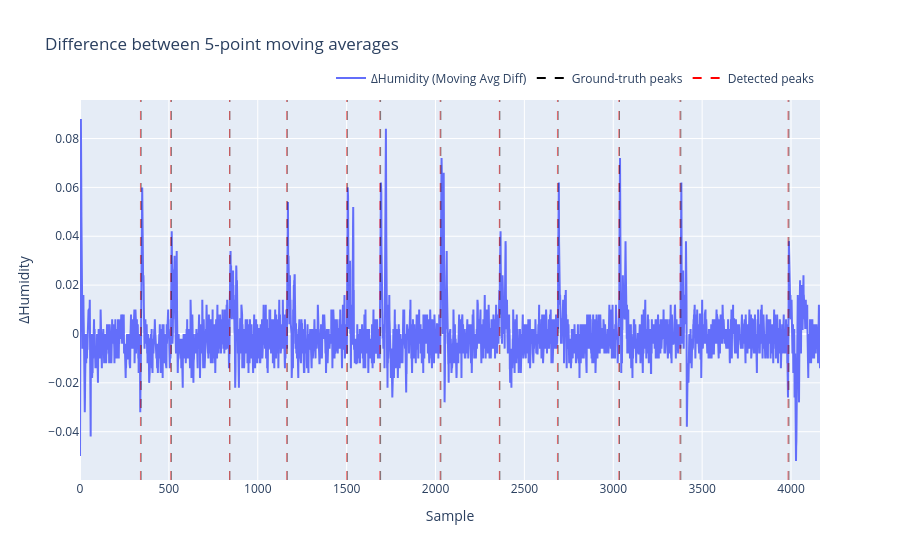

The notebook cell this image was saved under:
### Code cell
# First "derivative" of 5-point moving average + peaks + detected peaks
fig4 = go.Figure()
fig4.add_trace(go.Scatter(y=diff_mean_hum, mode='lines', name='ΔHumidity (Moving Avg Diff)'))

# Traces for legend
fig4.add_trace(go.Scatter(x=[None], y=[None], mode='lines', line=dict(color='black', dash='dash'), name='Ground-truth peaks'))
fig4.add_trace(go.Scatter(x=[None], y=[None], mode='lines', line=dict(color='red', dash='dash'), name='Detected peaks'))

fig4.update_layout(title='Difference between 5-point moving averages', xaxis_title='Sample', yaxis_title='ΔHumidity',
				       legend=dict(orientation='h', yanchor='bottom', y=1.02, xanchor='right',x=1))

for loc in diff_peak_locs:
	fig4.add_vline(x=loc, line_width=.5, line_dash='dash', line_color='black')
for loc in peak_centers:
	fig4.add_vline(x=loc, line_width=.5, line_dash='dash', line_color='red')

fig4.show()

### Figure 1 — Plotly figure (JSON) as saved in the notebook; plotly's stock layout.template omitted (floating-point values rounded to 4 significant figures; data arrays with more than 128 entries replaced by an {"elided": "..."} marker saying what was removed)
{"data": [{"mode": "lines", "name": "ΔHumidity (Moving Avg Diff)", "type": "scatter", "y": {"elided": "4164 float values"}}, {"line": {"color": "black", "dash": "dash"}, "mode": "lines", "name": "Ground-truth peaks", "type": "scatter", "x": [null], "y": [null]}, {"line": {"color": "red", "dash": "dash"}, "mode": "lines", "name": "Detected peaks", "type": "scatter", "x": [null], "y": [null]}], "layout": {"legend": {"orientation": "h", "x": 1, "xanchor": "right", "y": 1.02, "yanchor": "bottom"}, "shapes": [{"line": {"color": "black", "dash": "dash", "width": 0.5}, "type": "line", "x0": 344, "x1": 344, "xref": "x", "y0": 0, "y1": 1, "yref": "y domain"}, {"line": {"color": "black", "dash": "dash", "width": 0.5}, "type": "line", "x0": 514, "x1": 514, "xref": "x", "y0": 0, "y1": 1, "yref": "y domain"}, {"line": {"color": "black", "dash": "dash", "width": 0.5}, "type": "line", "x0": 843, "x1": 843, "xref": "x", "y0": 0, "y1": 1, "yref": "y domain"}, {"line": {"color": "black", "dash": "dash", "width": 0.5}, "type": "line", "x0": 1166, "x1": 1166, "xref": "x", "y0": 0, "y1": 1, "yref": "y domain"}, {"line": {"color": "black", "dash": "dash", "width": 0.5}, "type": "line", "x0": 1504, "x1": 1504, "xref": "x", "y0": 0, "y1": 1, "yref": "y domain"}, {"line": {"color": "black", "dash": "dash", "width": 0.5}, "type": "line", "x0": 1691, "x1": 1691, "xref": "x", "y0": 0, "y1": 1, "yref": "y domain"}, {"line": {"color": "black", "dash": "dash", "width": 0.5}, "type": "line", "x0": 2030, "x1": 2030, "xref": "x", "y0": 0, "y1": 1, "yref": "y domain"}, {"line": {"color": "black", "dash": "dash", "width": 0.5}, "type": "line", "x0": 2362, "x1": 2362, "xref": "x", "y0": 0, "y1": 1, "yref": "y domain"}, {"line": {"color": "black", "dash": "dash", "width": 0.5}, "type": "line", "x0": 2690, "x1": 2690, "xref": "x", "y0": 0, "y1": 1, "yref": "y domain"}, {"line": {"color": "black", "dash": "dash", "width": 0.5}, "type": "line", "x0": 3035, "x1": 3035, "xref": "x", "y0": 0, "y1": 1, "yref": "y domain"}, {"line": {"color": "black", "dash": "dash", "width": 0.5}, "type": "line", "x0": 3380, "x1": 3380, "xref": "x", "y0": 0, "y1": 1, "yref": "y domain"}, {"line": {"color": "black", "dash": "dash", "width": 0.5}, "type": "line", "x0": 3988, "x1": 3988, "xref": "x", "y0": 0, "y1": 1, "yref": "y domain"}, {"line": {"color": "red", "dash": "dash", "width": 0.5}, "type": "line", "x0": 340, "x1": 340, "xref": "x", "y0": 0, "y1": 1, "yref": "y domain"}, {"line": {"color": "red", "dash": "dash", "width": 0.5}, "type": "line", "x0": 510, "x1": 510, "xref": "x", "y0": 0, "y1": 1, "yref": "y domain"}, {"line": {"color": "red", "dash": "dash", "width": 0.5}, "type": "line", "x0": 842, "x1": 842, "xref": "x", "y0": 0, "y1": 1, "yref": "y domain"}, {"line": {"color": "red", "dash": "dash", "width": 0.5}, "type": "line", "x0": 1163, "x1": 1163, "xref": "x", "y0": 0, "y1": 1, "yref": "y domain"}, {"line": {"color": "red", "dash": "dash", "width": 0.5}, "type": "line", "x0": 1500, "x1": 1500, "xref": "x", "y0": 0, "y1": 1, "yref": "y domain"}, {"line": {"color": "red", "dash": "dash", "width": 0.5}, "type": "line", "x0": 1686, "x1": 1686, "xref": "x", "y0": 0, "y1": 1, "yref": "y domain"}, {"line": {"color": "red", "dash": "dash", "width": 0.5}, "type": "line", "x0": 2026, "x1": 2026, "xref": "x", "y0": 0, "y1": 1, "yref": "y domain"}, {"line": {"color": "red", "dash": "dash", "width": 0.5}, "type": "line", "x0": 2359, "x1": 2359, "xref": "x", "y0": 0, "y1": 1, "yref": "y domain"}, {"line": {"color": "red", "dash": "dash", "width": 0.5}, "type": "line", "x0": 2686, "x1": 2686, "xref": "x", "y0": 0, "y1": 1, "yref": "y domain"}, {"line": {"color": "red", "dash": "dash", "width": 0.5}, "type": "line", "x0": 3031, "x1": 3031, "xref": "x", "y0": 0, "y1": 1, "yref": "y domain"}, {"line": {"color": "red", "dash": "dash", "width": 0.5}, "type": "line", "x0": 3375, "x1": 3375, "xref": "x", "y0": 0, "y1": 1, "yref": "y domain"}, {"line": {"color": "red", "dash": "dash", "width": 0.5}, "type": "line", "x0": 3983, "x1": 3983, "xref": "x", "y0": 0, "y1": 1, "yref": "y domain"}], "title": {"text": "Difference between 5-point moving averages"}, "xaxis": {"title": {"text": "Sample"}}, "yaxis": {"title": {"text": "ΔHumidity"}}}}
